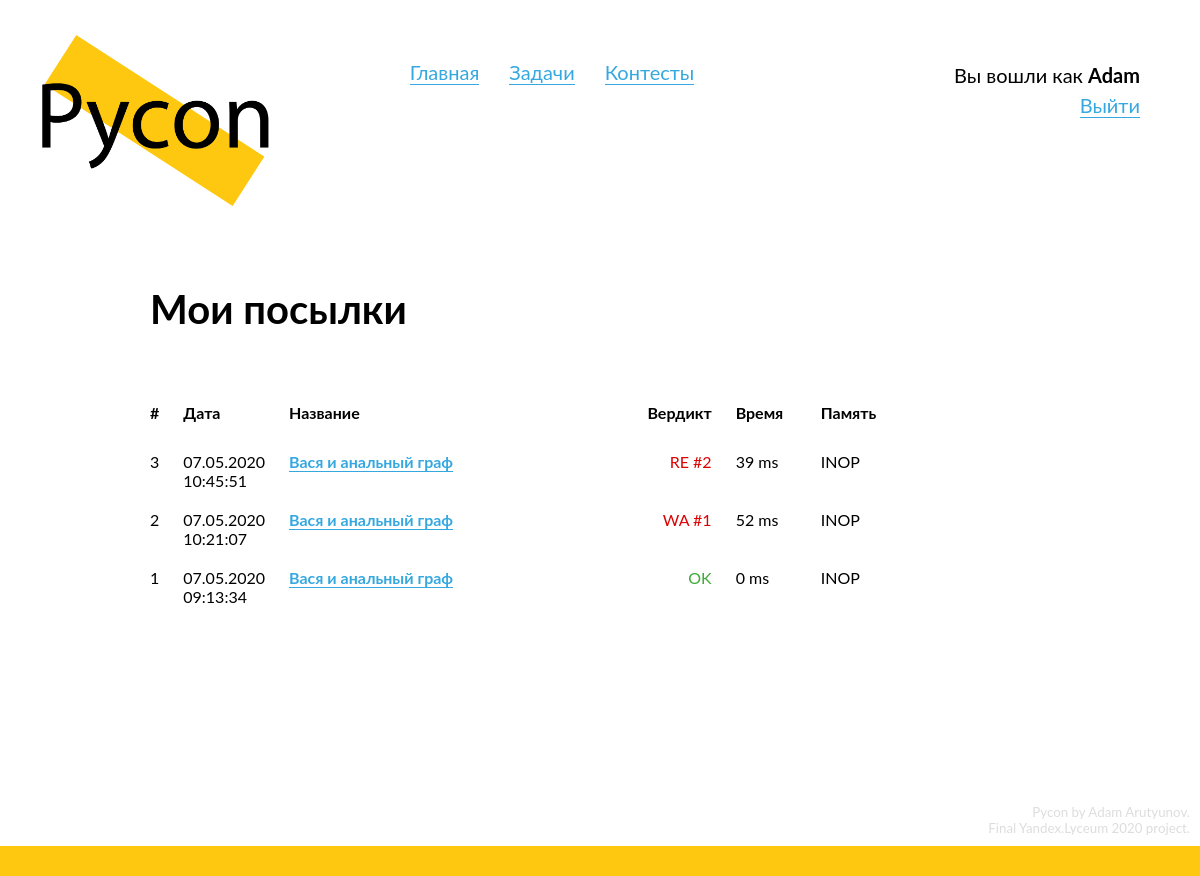
/submissions (signed in), run on the app's committed database.
### data/models/user.py (models this page shows, shortened)
class User(SqlAlchemyBase, UserMixin, SerializerMixin):
    __tablename__ = 'users'
    id = Column(Integer, primary_key=True, autoincrement=True)
    login = Column(String, nullable=True)
    email = Column(String, index=True, unique=True, nullable=False)
    hashed_password = Column(String, nullable=True)
    role = Column(Integer, default=0)
    submissions = orm.relation("Submission", back_populates='submitter')
    problems = orm.relation('UserToProblem', back_populates='user')
    contests = orm.relation('UserToContest', back_populates='user')

### data/models/submission.py (models this page shows, shortened)
class Submission(SqlAlchemyBase, SerializerMixin):
    __tablename__ = 'submissions'
    id = Column(Integer, primary_key=True, autoincrement=True)
    submitter_id = Column(Integer, ForeignKey("users.id"))
    submitter = orm.relation("User")
    problem_id = Column(Integer, ForeignKey('problems.id'))
    problem = orm.relation("Problem")
    data = Column(String, nullable=False)
    submit_timestamp = Column(DateTime, default=datetime.datetime.now, nullable=False)
    verdict = Column(String, nullable=True)
    test = Column(Integer, ForeignKey("tests.number"), nullable=True)
    time = Column(Integer, nullable=True)  # Warning, time in ms!
    memory = Column(Integer, nullable=True)  # Warning, memory in KB!

### data/models/problem.py (models this page shows, shortened)
class Problem(SqlAlchemyBase, SerializerMixin):
    __tablename__ = 'problems'
    id = Column(Integer, primary_key=True, autoincrement=True)
    name = Column(String, nullable=True)
    situation = Column(String, nullable=False)
    input_data = Column(String, nullable=True)
    output_data = Column(String, nullable=True)
    tests = orm.relation("Test", back_populates='problem')
    time_limit = Column(Integer, nullable=True)
    memory_limit = Column(Integer, nullable=True)

### Pycon.py (the view)
@app.route('/submissions')
@login_required
def submissions():
    session = db_session.create_session()
    submissions = session.query(Submission).filter(Submission.submitter == current_user)\
                  .order_by(Submission.id.desc()).all()
    return render_template('submissions.html', title="Посылки",
                           submissions=submissions)

### Pycon.py (called while the page is built)
@login_manager.user_loader
def load_user(user_id):
    session = db_session.create_session()
    return session.query(User).get(user_id)

### data/db_session.py (called while the page is built)
def create_session() -> Session:
    global __scoped_session
    return __scoped_session

### templates/submissions.html (shortened to what this page needs)
{% extends "base.html" %}
{% block content %}
  <div class="content-header">
    <h2>
      Мои посылки
    </h2>
  </div>
  <div class="content-block">
    {% if submissions %}
      <table class="submissions-table">
        <tr>
          <th class="id-td">
            <span>
              #
            </span>
          </th>
          <th class="timestamp-td">
            <span>
              Дата
            </span>
          </th>
          <th class="problemname-td">
            <span>
              Название
            </span>
          </th>
          <th class="verdict-td">
            <span>
              Вердикт
            </span>
          </th>
          <th class="time-td">
            <span>
              Время
            </span>
          </th>
          <th class="memory-td">
            <span>
              Память
            </span>
          </th>
        </tr>
        {% for submission in submissions %}
          <tr>
            <td class="id-td">
              {{ submission.id }}
            </td>
            <td class="timestamp-td">
              {{ submission.submit_timestamp.strftime("%d.%m.%Y<br>%H:%M:%S")|safe }}
            </td>
            <td class="problemname-td">
              <a href="/problems/{{ submission.problem.id }}">{{ submission.problem.name }}</a>
            </td>
            <td class="verdict-td">
              {% if submission.verdict == None %}
                <span class="verdict-neutral">
                  Отправлено на проверку
                </span>
              {% elif submission.verdict == 'OK' %}
                <span class="verdict-good">
                  {{ submission.verdict }}
                </span>
              {% else %}
                <span class="verdict-bad">
                  {{ submission.verdict }} #{{ submission.test }}
                </span>
              {% endif %}
            </td>
            <td class="time-td">
              <span>
                {{ submission.time if submission.time else 0 }} ms
              </span>
            </td>
            <td class="memory-td">
              <span>
                INOP
              </span>
            </td>
          </tr>
        {% endfor %}
      </table>
    {% endif %}
  </div>
{% endblock %}

### templates/base.html (shortened to what this page needs)
<!doctype html>
<html lang="en">
  <head>
      <link rel="stylesheet" type="text/css" href="/static/css/style.css">
      <link href="/static/css/codemirror.css" rel="stylesheet">
  </head>
<body>
  <header>
      <a href="/" style="border: none;">
        <div id="logo">
          <img src="/static/img/logo.png">
        </div>
      </a>
      <div id="header-links">
      </div>
      <div id="login-block">
        {% if current_user.is_authenticated %}
          Вы вошли как <b>{{ current_user.login }}</b><br>
        {% else %}
          <script>
            document.write(`<a href="/login?next=${path}">Войти</a><br>`)
          </script>
          <a href="/register">Зарегистрироваться</a>
        {% endif %}
      </div>
  </header>
  <main role="main" id="main">
      {% block content %}{% endblock %}
  </main>
  <footer>
    <div id="credits">
      Pycon by Adam Arutyunov.<br>
      Final Yandex.Lyceum 2020 project.<br>
    </div>
    <div id="footer-div"></div>
  </footer>
</body>
</html>

### static/css/style.css (style rules this page uses)
* { margin: 0; padding: 0; position: relative; }
html { height: 100%; }
:root { --primary-color: #FEC811; --light-grey: #D0D0D0; --very-light-grey: #ECECEC; }
body { position: relative; font-family: "Lato"; font-size: 14pt; min-height: 100%; }
img { width: 100%; }
footer { position: absolute; bottom: 0; width: 100%; }
a { text-decoration: none; color: #35A8E0; border-bottom: 1px solid #35A8E0; }
h2 { font-size: 30pt; margin-bottom: 50px; }
td, th { position: relative; vertical-align: top; border: none; }
th { padding-bottom: 10px; text-align: left; font-weight: bold; }
table { border: none; border-spacing: 2vw 20px; margin-left: -2vw; width: 100%; font-size: 12pt; }
table a { font-weight: bold; }
.content-block { margin-top: 25px; margin-bottom: 50px; }
.content-header { margin-bottom: 50px; }
.id-td { width: 1px; overflow: visible; }
.timestamp-td { width: 10%; }
.time-td { width: 10%; }
.memory-td { width: 10%; }
.verdict-td { text-align: right; width: 20%; }
.verdict-bad { color: #DD0000; }
.verdict-good { color: #40AA3B; }
#login-block { display: inline-block; vertical-align: top; margin-top: 60px; float: right; margin-right: 60px; text-align: right; font-size: 15pt; line-height: 1.5; }
#footer-div { height: 30px; background-color: var(--primary-color); }
#credits { font-size: 10pt; color: #DDD; margin: 10px; text-align: right; }
#logo { width: 20%; margin-left: 35px; margin-top: 35px; display: inline-block; }
#main { margin-top: 75px; margin-left: 150px; width: 65%; min-width: 600px; padding-bottom: 200px; }
#header-links { display: inline-block; margin-left: 130px; margin-top: 60px; vertical-align: top; font-size: 15pt; }

### data on the page
User: login "Adam"
Submission: id "3", submit_timestamp "07.05.2020 10:45:51", problem.name "Вася и анальный граф", verdict "RE", test "2", time "39"
Submission: id "2", submit_timestamp "07.05.2020 10:21:07", problem.name "Вася и анальный граф", verdict "WA", test "1", time "52"
Submission: id "1", submit_timestamp "07.05.2020 09:13:34", problem.name "Вася и анальный граф", verdict "OK", time "0"
